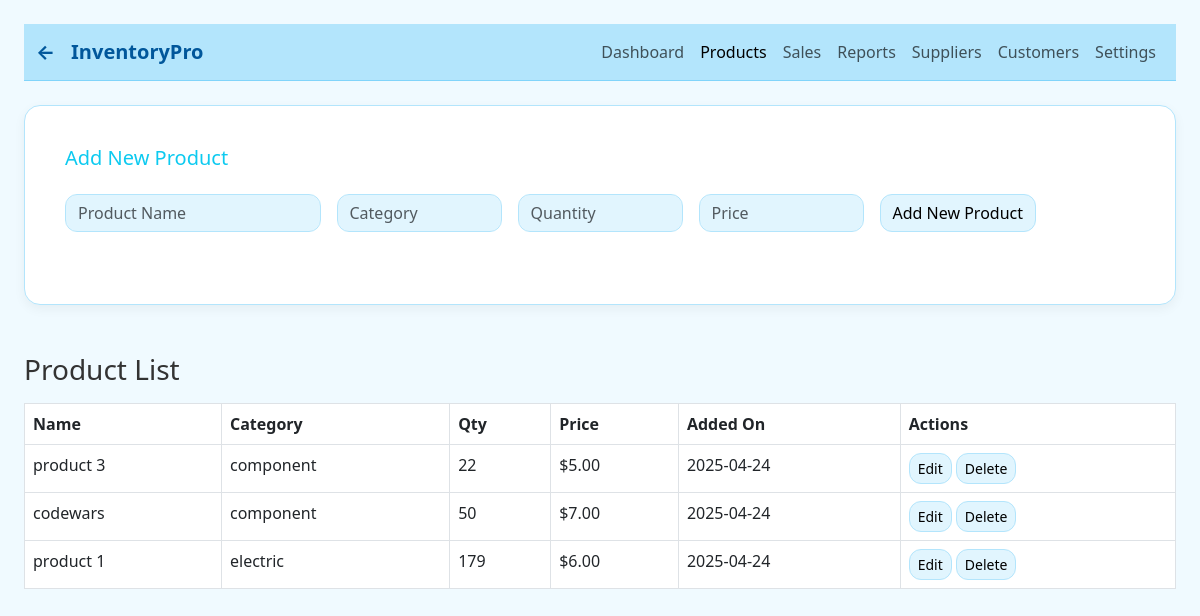
Screenshot of /products/ with the database file from the repository.
### inventory_app/models.py (models this page shows, shortened)
class Product(models.Model):
    name = models.CharField(max_length=100)
    category = models.CharField(max_length=50)
    quantity = models.IntegerField()
    price = models.DecimalField(max_digits=10, decimal_places=2)
    added_on = models.DateTimeField(auto_now_add=True)

### inventory_app/views.py (the view, shortened to what this page needs)
# urls.py: path('products/', views.products, name='products'),
def products(request):
    products = Product.objects.all()
    return render(request, 'products.html', {'products': products})

### inventory_app/templates/products.html (shortened to what this page needs)
{% load static %}
<!DOCTYPE html>
<html lang="en">
<head>
  <link href="https://cdn.jsdelivr.net/npm/bootstrap@5.3.0/dist/css/bootstrap.min.css" rel="stylesheet">
</head>
<body class="p-4">
  <nav class="navbar navbar-expand-lg sticky-top">
  <div class="container-fluid">
    <a href="{% url 'dashboard' %}" class="navbar-brand">←</a>
    <a class="navbar-brand fw-bold" href="{% url 'dashboard' %}">InventoryPro</a>
    <div class="collapse navbar-collapse" id="navbarNav">
      <ul class="navbar-nav ms-auto">
        <li class="nav-item"><a class="nav-link" href="{% url 'dashboard' %}">Dashboard</a></li>
        <li class="nav-item"><a class="nav-link active" href="{% url 'products' %}">Products</a></li>
        <li class="nav-item"><a class="nav-link" href="{% url 'sales' %}">Sales</a></li>
        <li class="nav-item"><a class="nav-link" href="{% url 'reports' %}">Reports</a></li>
        <li class="nav-item"><a class="nav-link" href="{% url 'suppliers' %}">Suppliers</a></li>
        <li class="nav-item"><a class="nav-link" href="{% url 'customers' %}">Customers</a></li>
        <li class="nav-item"><a class="nav-link" href="{% url 'settings' %}">Settings</a></li>
      </ul>
    </div>
  </div>
</nav><br>
<div class="card mb-5 p-4">
<div class="card-body">
<h5 class="card-title mb-4 text-info">Add New Product</h5>
  <form method="POST" action="{% url 'products' %}">
    <div class="row g-3 mb-3">
      <div class="col-md-3">
        <input type="text" name="name" class="form-control" placeholder="Product Name" required>
      </div>
      <div class="col-md-2">
        <input type="text" name="category" class="form-control" placeholder="Category" required>
      </div>
      <div class="col-md-2">
        <input type="number" name="quantity" class="form-control" placeholder="Quantity" required>
      </div>
      <div class="col-md-2">
        <input type="number" step="0.01" name="price" class="form-control" placeholder="Price" required>
      </div>
      <div class="col-md-2">
        <button class="btn btn-primary mb-3">Add New Product</button>
      </div>
    </div>
  </form>
</div>
</div>
  <h3>Product List</h3>
  <table class="table table-bordered mt-3">
    <thead>
      <tr>
        <th>Name</th><th>Category</th><th>Qty</th><th>Price</th><th>Added On</th><th>Actions</th>
      </tr>
    </thead>
    <tbody>
      {% for product in products %}
      <tr>
        <td>{{ product.name }}</td>
        <td>{{ product.category }}</td>
        <td>{{ product.quantity }}</td>
        <td>${{ product.price }}</td>
        <td>{{ product.added_on|date:"Y-m-d" }}</td>
        <td>
          <a href="{% url 'edit_product' product.id %}" class="btn btn-sm btn-primary">Edit</a>
          <a href="{% url 'delete_product' product.id %}" class="btn btn-sm btn-danger">Delete</a>
        </td>
      </tr>
      {% empty %}
      <tr><td colspan="6">No products found.</td></tr>
      {% endfor %}
    </tbody>
  </table>
</body>
</html>

### inventory_app/templates/products.html (style rules this page uses)
body { background-color: #f0faff; color: #333; }
.navbar { background-color: #b3e5fc !important; border-bottom: 1px solid #81d4fa; }
.navbar-brand { font-weight: bold; color: #01579b !important; }
.btn-primary { background-color: #0288d1; border-color: #0288d1; }
.table { background-color: #ffffff; }
.table thead { background-color: #d7f1ff; color: #01579b; }
.btn-danger { background-color: #ef5350; border-color: #ef5350; color: #fff; }
.card { background: #ffffff; border: 1px solid #b3e5fc; border-radius: 1rem; box-shadow: 0 4px 12px rgba(0, 0, 0, 0.05); }
.form-control, .btn { border-radius: 0.75rem; background-color: #e1f5fe; color: #000; border: 1px solid #b3e5fc; }

### rows the page displays
Product: name "product 3", category "component", quantity "22", price "5.00", added_on "2025-04-24"
Product: name "codewars", category "component", quantity "50", price "7.00", added_on "2025-04-24"
Product: name "product 1", category "electric", quantity "179", price "6.00", added_on "2025-04-24"
